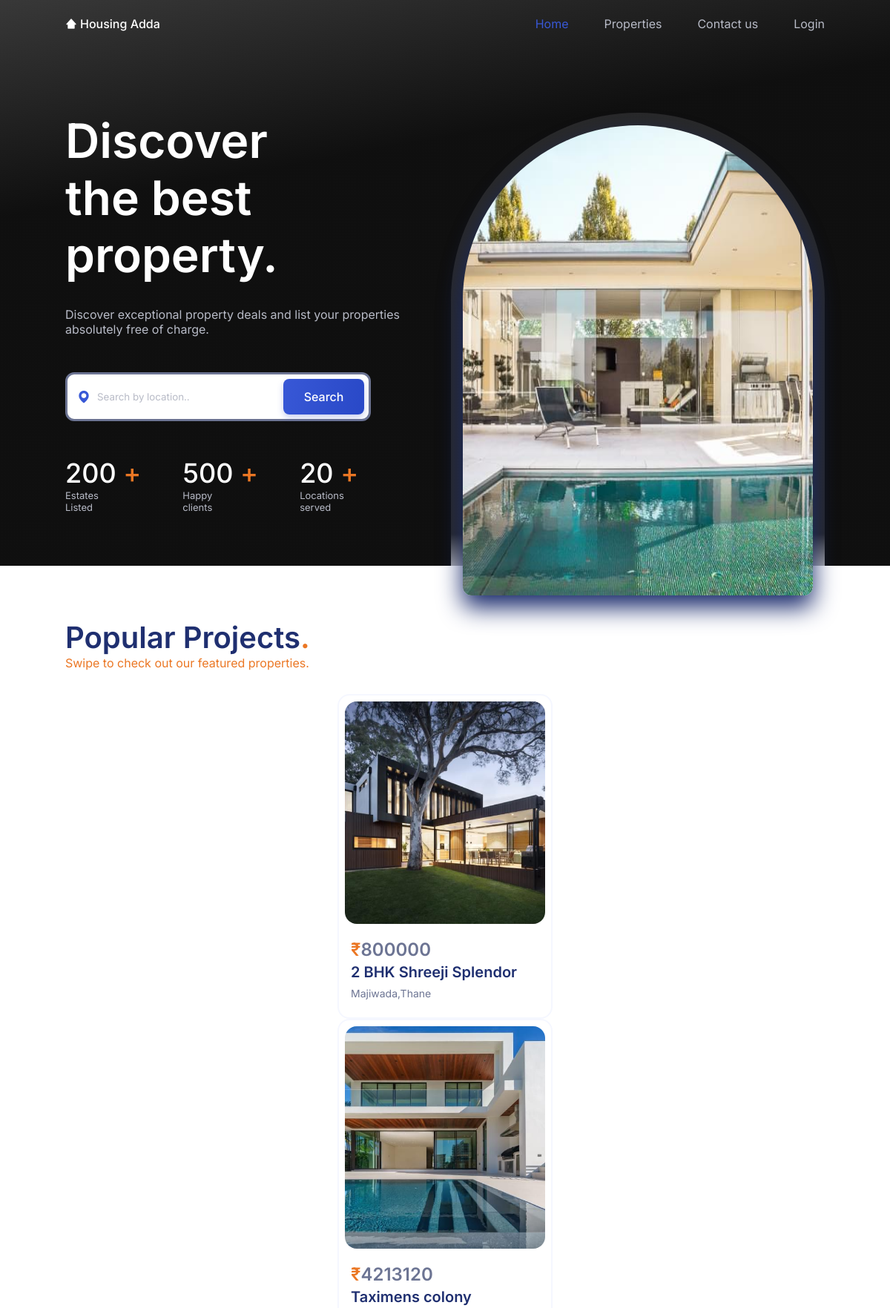
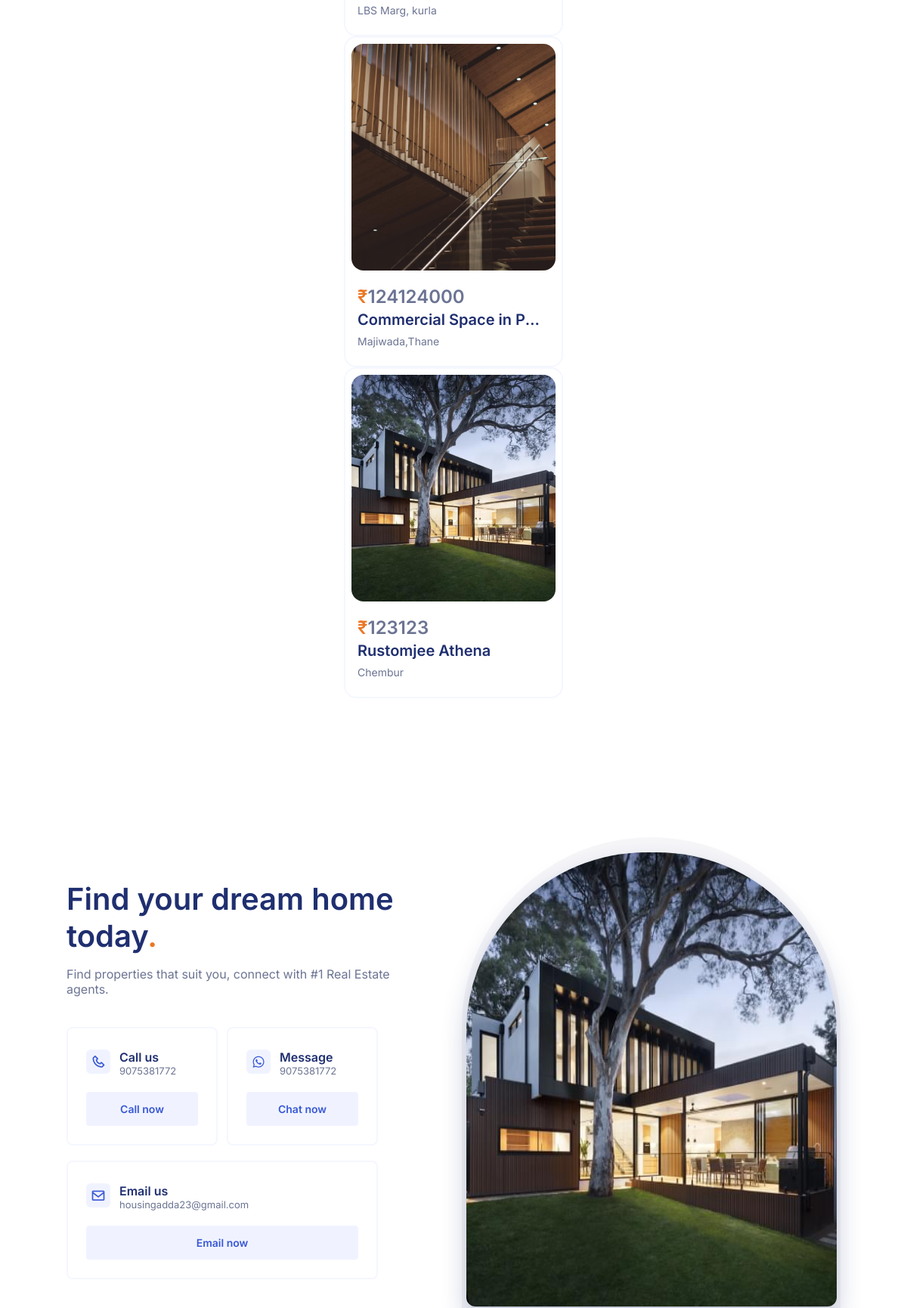
The page / (upper part) on the database its author committed (2 pictures, top to bottom).
### tables this page shows
CREATE TABLE `post` (
  `post_id` int(11) NOT NULL,
  `username` varchar(50) NOT NULL,
  `title` varchar(250) NOT NULL,
  `description` text NOT NULL,
  `location` varchar(250) NOT NULL,
  `price` float NOT NULL,
  `date` date NOT NULL DEFAULT '2023-03-23',
  `area` varchar(50) NOT NULL,
  `bhk` varchar(10) NOT NULL,
  `floor` int(11) NOT NULL,
  `furnished` varchar(5) NOT NULL,
  `possesion` varchar(20) NOT NULL,
  `district` varchar(50) NOT NULL,
  `pincode` int(6) NOT NULL,
  `offer` varchar(600) NOT NULL,
  `featured` int(1) NOT NULL
);

CREATE TABLE `images` (
  `id` int(11) NOT NULL,
  `post_id` int(11) NOT NULL,
  `path` varchar(500) NOT NULL,
  `username` varchar(50) NOT NULL
);

### index.php (the view, shortened to what this page needs)
<?php
include('partials/conditions.php');
$featuredquery = 'select * from post where featured=1';
$featuredquery_res = mysqli_query($conn, $featuredquery);
?>
<!DOCTYPE html>
<html lang="en">
<head>
    <link rel="stylesheet" href="fonts/icomoon/style.css" />
    <link rel="stylesheet" href="fonts/flaticon/font/flaticon.css" />
    <link rel="stylesheet" href="css/tiny-slider.css" />
    <link rel="stylesheet" href="css/aos.css" />
    <link rel="stylesheet" href="css/style2.css" />
    <link rel="stylesheet" href="https://cdn.jsdelivr.net/npm/swiper@9/swiper-bundle.min.css" />
    <link href='https://unpkg.com/boxicons@2.1.4/css/boxicons.min.css' rel='stylesheet'>
</head>
<body>
    <header class="header" id="header">
        <nav class="nav container">
            <a href="index.php" class="nav__logo">
                <i class='bx bxs-home-alt-2'></i>Housing Adda
            </a>
            <div class="nav__menu">
                <ul class="nav__list">
                    <li class="nav__item">
                        <a href="index.php" class="nav__link active-page">
                            <span>Home</span> <i class='bx bx-home'></i>
                        </a>
                    </li>
                    <li class="nav__item">
                        <a href="properties.php" class="nav__link">
                            <span>Properties</span><i class='bx bx-building'></i>
                        </a>
                    </li>
                    <li class="nav__item">
                        <a href="index.php#contact" class="nav__link">
                            <span>Contact us</span><i class='bx bx-phone'></i>
                        </a>
                    </li>
                    <li class="nav__item">
                        <?php if (isset($_SESSION["username"])) { ?>
                            <div class="dropdown">
                                <a onclick="myFunction()" class="dropbtn nav__link"><span><?php echo ($_SESSION["name"]) ?></span><i class='bx bx-user'></i></a>
                                <div id="myDropdown" class="dropdown-content" id="dropdown-content">
                                    <a href="profile.php">My properties</a>
                                    <a href="profile-edit.php">Profile settings</a>
                                    <hr>
                                    <a href="logout.php?logout=true">Logout</a>
                                </div>
                            </div>
                        <?php } else {
                            echo '<a href="login.php" class="nav__link"><span>Login</span><i class="bx bx-user"></i></a>';
                        } ?>
                    </li>
                </ul>
            </div>
        </nav>
    </header>
    <main class="main">
        <section class="home section" id="home">
            <div class="home__container container grid ">
                <div class="home__data">
                    <h1 class="home__title ">
                        Discover<br>the best<br>property.
                    </h1>
                    <p class="home__description ">
                        Discover exceptional property deals and list your properties absolutely free of charge.
                    </p>
                    <form action="properties.php" method="POST" class="home__search ">
                        <i class='bx bxs-map'></i>
                        <input type="text" name="city" placeholder="Search by location.." class="home__search-input ">
                        <button class="button" type="submit">Search</button>
                    </form>
                    <div class="home__value">
                        <div>
                            <h1 class="home__value-number">
                                200 <span>+</span>
                            </h1>
                            <span class="home__value-description">
                                Estates<br>Listed
                            </span>
                        </div>
                        <div>
                            <h1 class="home__value-number">
                                500 <span>+</span>
                            </h1>
                            <span class="home__value-description">
                                Happy<br>clients
                            </span>
                        </div>
                        <div>
                            <h1 class="home__value-number">
                                20 <span>+</span>
                            </h1>
                            <span class="home__value-description">
                                Locations<br>served
                            </span>
                        </div>
                    </div>
                </div>
                <div class="home__images">
                    <div class="home__img">
                        <img src="images/img_5.jpg" alt="">
                    </div>
                </div>
            </div>
        </section>
        <section class="section popular" id="popular">
            <div class="container">
                <h2 class="section__title">
                    Popular Projects<span>.</span>
                </h2><span class="section__subtitle">
                    Swipe to check out our featured properties.
                </span>
                <div class="popular__container swiper">
                    <div class="swiper-wrapper">
                        <?php
                        while ($post = $featuredquery_res->fetch_assoc()) {
                            $postid=$post['post_id'];
                            $imagequery = "select * from images where post_id=$postid limit 1";
                            $imagequery_res = mysqli_query($conn, $imagequery)->fetch_assoc();
                            echo '<article class="popular__card swiper-slide">
                            <div>
                                <img src="'.$imagequery_res["path"].'" alt="" class="popular__img">
                            </div>
                            <div class="popular__data ellipsis">
                                <h2 class="popular__price">
                                    <span>₹</span>'.$post["price"].'
                                </h2>
                                <h3 class="popular__title ellipsis">
                                    '.$post["title"].'
                                </h3>
                                <p class="popular__description ellipsis">
                                    '.$post["location"].'
                                </p>
                            </div>
                        </article>';
                        }
                        ?>
                    </div>
                </div>
            </div>
        </section>
        <section class="contact section" id="contact">
            <div class="contact__container container grid">
                <div class="contact__images">
                    <div class="contact__img">
                        <img src="images/img_1.jpg">
                    </div>
                </div>
                <div class="contact__content">
                    <div class="contact__data">
                        <h2 class="section__title" style="padding-bottom: 1rem;">
                            Find your dream home today<span>.</span>
                        </h2>
                        <p class="contact__description ">
                            Find properties that suit you, connect with #1 Real Estate agents.
                        </p>
                    </div>
                    <div class="contact__card">
                        <div class="contact__card-box">
                            <div class="contact__card-info">
                                <i class='bx bx-phone'></i>
                                <div>
                                    <h3 class="contact__card-title">
                                        Call us
                                    </h3>
                                    <p class="contact__card-description">
                                        9075381772
                                    </p>
                                </div>
                            </div>
                            <a href="tel:9075381772" class="button contact__card-button">Call now</a>
                        </div>
                        <div class="contact__card-box">
                            <div class="contact__card-info">
                                <i class='bx bxl-whatsapp'></i>
                                <div>
                                    <h3 class="contact__card-title">
                                        Message
                                    </h3>
                                    <p class="contact__card-description">
                                        9075381772
                                    </p>
                                </div>
                            </div>
                            <a href="//api.whatsapp.com/send?phone=919075381772&text=Hello, I am interested in your listings." class="button contact__card-button">Chat now</a>
                        </div>
                        <div class="contact__card-box contact__email">
                            <div class="contact__card-info">
                                <i class='bx bx-envelope'></i>
                                <div>
                                    <h3 class="contact__card-title">
                                        Email us
                                    </h3>
                                    <p class="contact__card-description">
                                        housingadda23@gmail.com
                                    </p>
                                </div>
                            </div>
                            <a href="mailto:housingadda23@gmail.com" class="button contact__card-button">Email now</a>
                        </div>
                    </div>
                </div>
            </div>
        </section>
    </main>

### rows shown on the page
post: images.path (picture), price "800000", title "2 BHK Shreeji Splendor", location "Majiwada,Thane"
post: images.path (picture), price "4213120", title "Taximens colony", location "LBS Marg, kurla"
post: images.path (picture), price "124124000", title "Commercial Space in P…", location "Majiwada,Thane"
post: images.path (placeholder picture), price "123123", title "Rustomjee Athena", location "Chembur"
